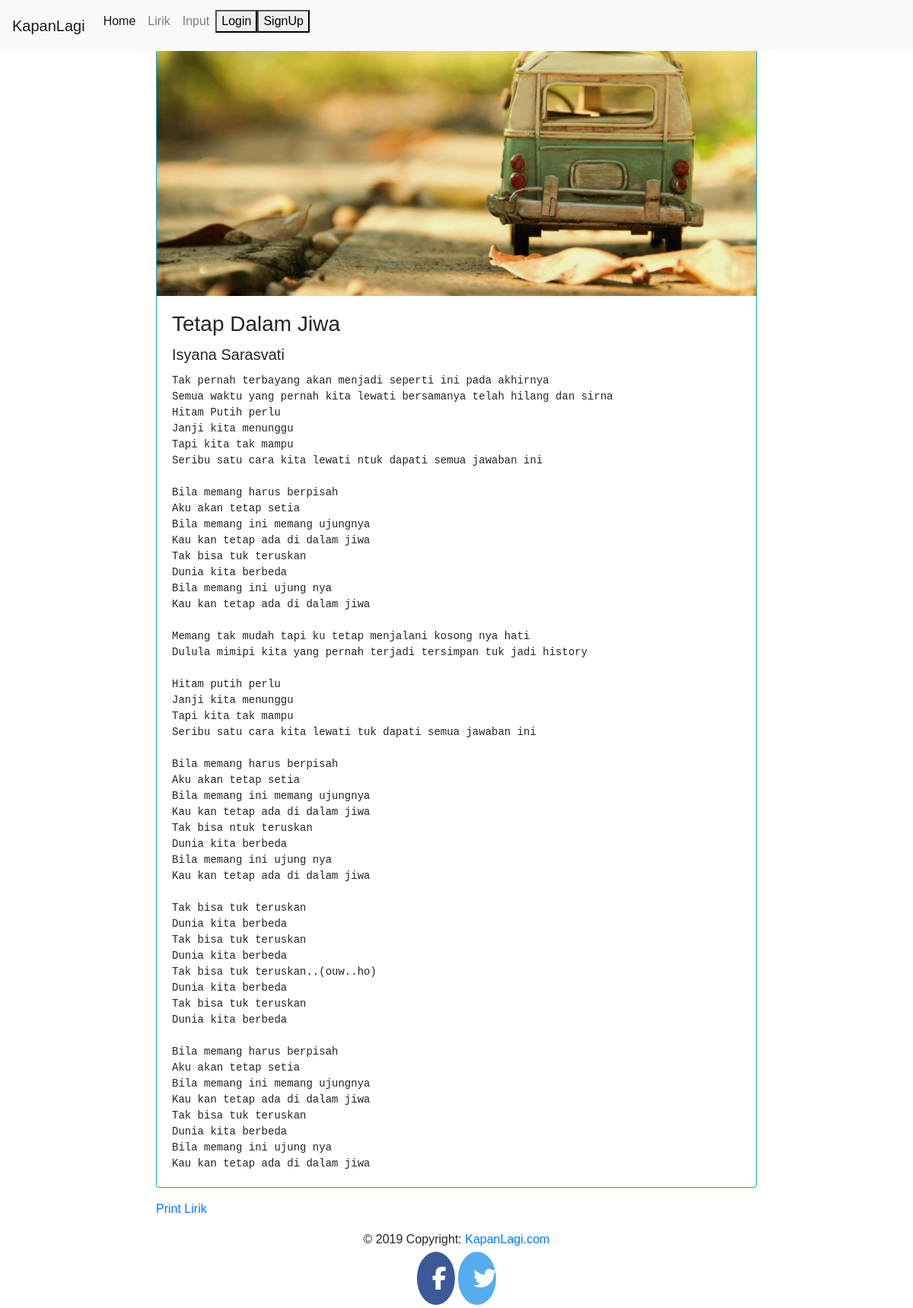
Page /lirik/1 on the committed database.
### Home/models.py (models this page shows, shortened)
class Lagu(models.Model):
    judul = models.CharField(max_length=255)
    artis = models.CharField(max_length=255)
    teks = models.TextField(max_length=5000)

### Home/views.py (the view)
# urls.py: path('lirik/<int:lagu_id>', views.LaguDetail, name='LaguDetail'),
def LaguDetail(request, lagu_id):
    satu_lagu = Lagu.objects.get(pk=lagu_id)
    return render(request, 'LaguDetail.html', {'Lagus': satu_lagu})

### Home/templates/LaguDetail.html
{% extends 'HeaderFooter.html' %}
{% load static %}
{% block content %}
<div class="row">
    <div class="col-2"></div>
    <div class="col-8">
        <div class="card border-info mb-3">
            <img class="card-img-top " src="{% static 'images/Detail.jpg' %}" alt="">
            <div class="card-body">
                <h3 class="card-title">{{ Lagus.judul }}</h3>
                <h5 class="card-title">{{ Lagus.artis }}</h5>
                <pre class="card-text lirik">{{ Lagus.teks }}</pre>
            </div>
        </div>
        <a href="{% url 'print' lagu_id=Lagus.id %}" target="_blank">Print Lirik</a>
    </div>
    <div class="col-2"></div>
</div>
{% endblock %}

### Home/static/css/KapanLagi.css (style rules this page uses)
body { font-family: Arial, Helvetica, sans-serif; }

### rows in the picture
Lagu: judul "Tetap Dalam Jiwa", artis "Isyana Sarasvati", teks "Tak pernah terbayang akan menjadi seperti ini pada akhirnya Semua waktu yang pernah kita lewati bersamanya telah hilang dan sirna Hitam Putih perlu Janji kita menunggu Tapi kita tak mampu Seribu satu cara kita lewati ntuk dapati semua jawaban ini Bila memang harus berpisah Aku akan tetap setia Bila memang ini memang ujungnya Kau kan tetap ada di dalam jiwa Tak bisa tuk teruskan Dunia kita berbeda Bila memang ini ujung nya Kau kan tetap ada di dalam jiwa Memang tak mudah tapi ku tetap menjalani kosong nya hati Dulula mimipi kita yang pernah terjadi tersimpan tuk jadi history Hitam putih perlu Janji kita menunggu Tapi kita tak mampu Seribu satu cara kita lewati tuk dapati semua jawaban ini…"
